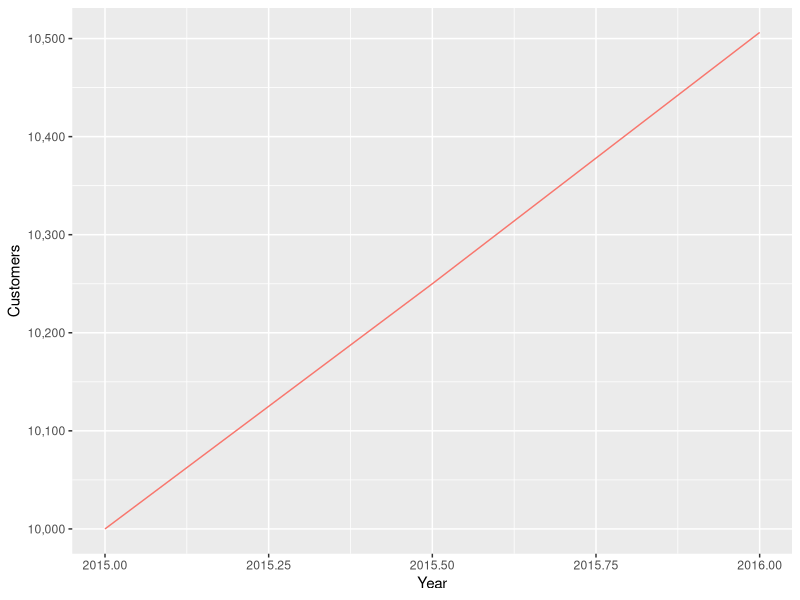
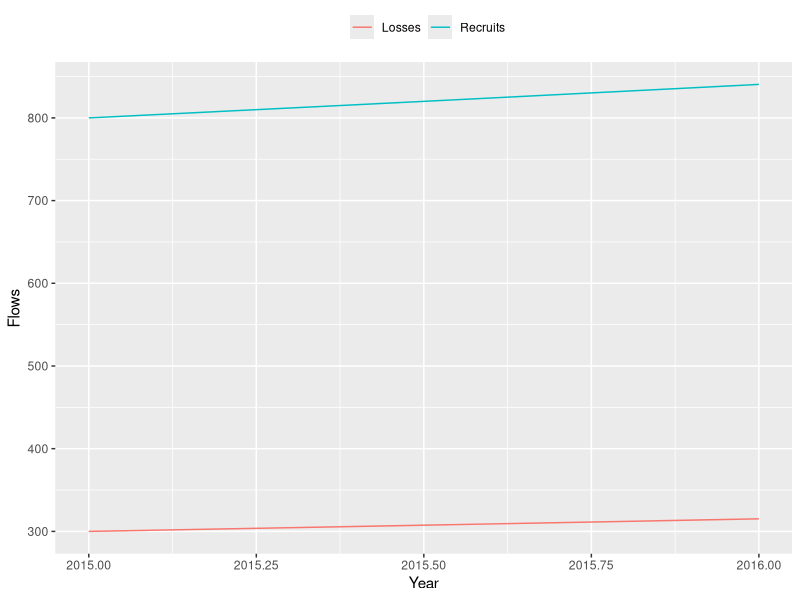

Write the R code that produced these figures, in order.
# File:    Customers.R
# Author:  Jim Duggan
# Summary: One-stock example of customers , with fraction increases/descreases

library(deSolve)
library(ggplot2)
library(scales)

# Setup simulation times and time step
START<-2015; FINISH<-2016; STEP<-0.5

# Create time vector
simtime <- seq(START, FINISH, by=STEP)

# Create stock and auxs
stocks  <- c(sCustomers=10000)
auxs    <- c(aGrowthFraction=0.08, aDeclineFraction=0.03)


# Model function
model <- function(time, stocks, auxs){
  with(as.list(c(stocks, auxs)),{
    
    print("\nFunc call")
    print(time)

    
    fRecruits<-sCustomers*aGrowthFraction
    
    fLosses<-sCustomers*aDeclineFraction
    
    dC_dt <- fRecruits - fLosses
    
    ans<-list(c(dC_dt),
              Recruits=fRecruits, Losses=fLosses,NetFlow=dC_dt,
              GF=aGrowthFraction,DF=aDeclineFraction)
  
    log<-list(stocks,ans)
    
    print(log)
    
    return (ans)   
  })
}


# Run simulation
o<-data.frame(ode(y=stocks, times=simtime, func = model, 
                  parms=auxs, method='euler'))

# Plots and output
p1<-ggplot()+
  geom_line(data=o,aes(time,o$sCustomers,color="red"))+
  scale_y_continuous(labels = comma)+
  ylab("Customers")+
  xlab("Year") +
  theme(legend.position="none")

p2<-ggplot()+
  geom_line(data=o,aes(time,o$Losses,color="Losses"))+
  geom_line(data=o,aes(time,o$Recruits,color="Recruits"))+
  scale_y_continuous(labels = comma)+
  ylab("Flows")+
  xlab("Year") +
  labs(color="")+
  theme(legend.position="top")
